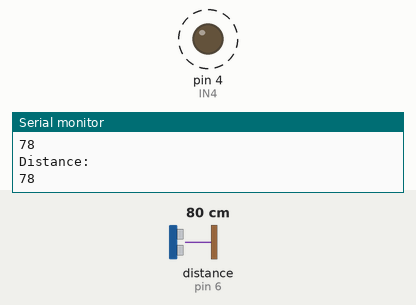
The sketch below on a simulated Arduino Uno, built with avr-gcc and run on an emulated ATmega328P. Shown: output pins drawn as LEDs (lit = HIGH), the last lines printed to the serial monitor. Wiring (inferred from the names in the program): ultrasonic range finder: trigger pin 5; echo pin 6. Dashed ring = blinking. Inputs (shaded band) come from the test bench; at power-on: distance to the obstacle (sensor on pin 6) 80 cm. The echo pulse lasts 58.3 µs per cm; pins used as bus, display or sensor lines are not drawn.

Above: at 1.8 s.
1.9 s: distance to the obstacle (sensor on pin 6) set to 108 cm
5.4 s: distance to the obstacle (sensor on pin 6) set to 116 cm
At 6.7 s:
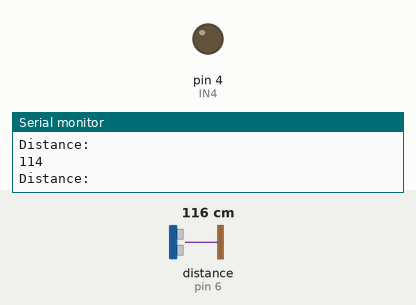
9.5 s: distance to the obstacle (sensor on pin 6) set to 2 cm
At 10.7 s:
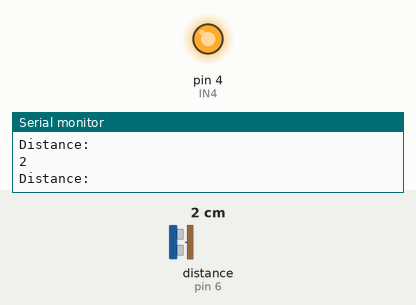
11.0 s: distance to the obstacle (sensor on pin 6) set to 120 cm
At 12.0 s:
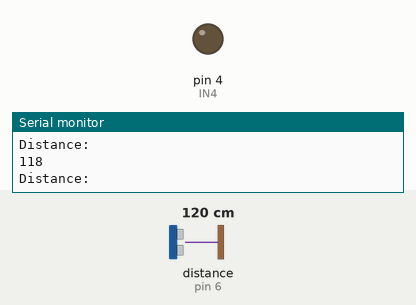
Timing chart, 0 to 13.5 s (numbered marks = the images above; inputs shaded):
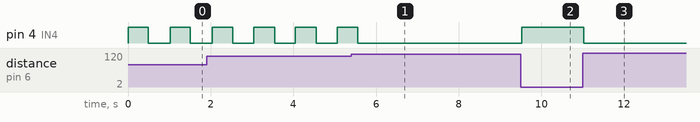

The sketch:

Vehicle_Parking_Sensor.ino
```cpp
// defines pins numbers
#define IN4  4
const int trigPin = 5;
const int echoPin = 6;
// defines variables
long duration;
int distance = 0;
void setup()
{
  pinMode(trigPin, OUTPUT);
  pinMode(echoPin, INPUT);
  pinMode(4, OUTPUT);
  Serial.begin(9600);
}
void loop()
{
  if ((distance <= 30) && (distance > 0))
  {
    digitalWrite(IN4, HIGH);
  }
  else if ((distance > 31) && (distance <= 80)){
    digitalWrite(IN4, HIGH);
    delay(10 * (distance - 30));
    digitalWrite(IN4, LOW);
    delay(10 * (distance - 30));
    delay(50);
  }
  else if ((distance > 81) && (distance < 110)) {
    digitalWrite(IN4, HIGH);
    delay(500);
    digitalWrite(IN4, LOW);
    delay(500);
  }
  else if (distance > 111){
    digitalWrite(IN4, LOW);

  }
  delayMicroseconds(10);
  // Clears the trigPin
  digitalWrite(trigPin, LOW);
  delayMicroseconds(2);

  digitalWrite(trigPin, HIGH);
  delayMicroseconds(10);
  digitalWrite(trigPin, LOW);

  duration = pulseIn(echoPin, HIGH);

  distance = duration * 0.034 / 2;

  Serial.print("Distance: ");
  Serial.print('\n');
  Serial.print(distance);
   Serial.print('\n');
}
```

Measured:
- the behaviour switches between 111 and 112 cm on distance to the obstacle (sensor on pin 6) (found by bisection; images 0 and 1)
- after the input at 5.4 s, pin 4 (IN4): goes on until 5.6 s, then stays LOW
- after the input at 9.5 s, pin 4 (IN4): LOW → HIGH at once
- after the input at 11.0 s, pin 4 (IN4): HIGH → LOW at once
- by itself, pin 4 (IN4): alternates HIGH for 0.50 s and LOW for 0.51 s
